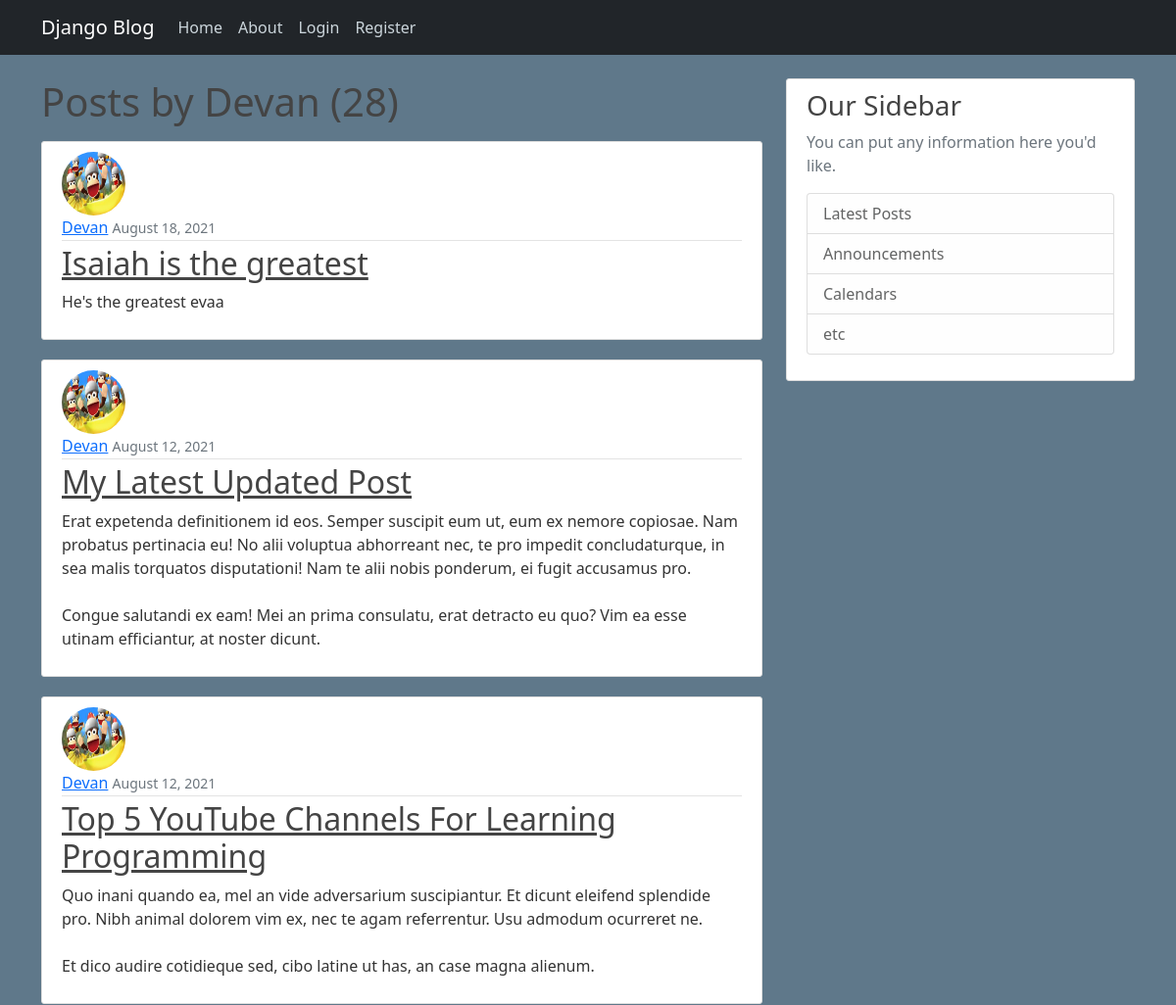
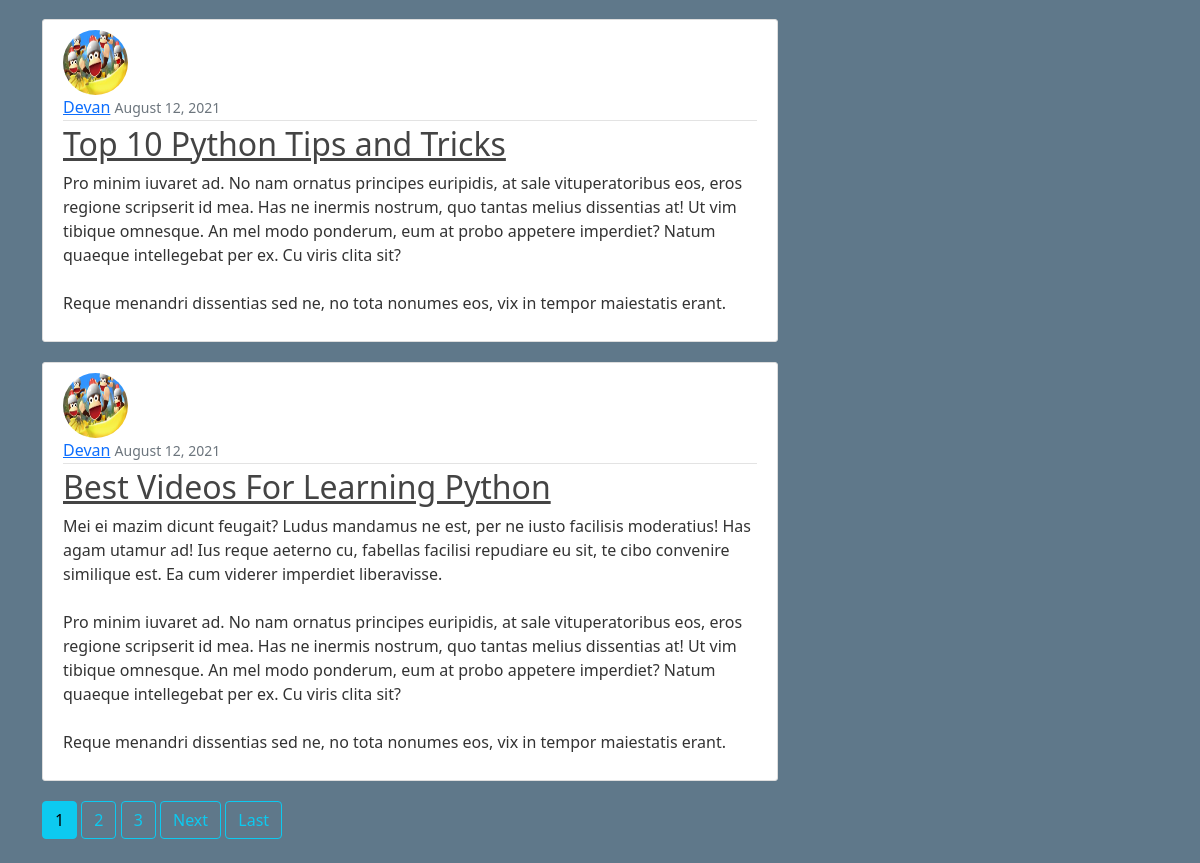
Page /user/Devan on the committed database (2 pictures, top to bottom).
### blog/models.py (models this page shows, shortened)
class Post(models.Model):
	title = models.CharField(max_length=100)        #chrfield =1 line, textfield= multiple
	content = models.TextField()
	date_posted = models.DateTimeField(default=timezone.now)
	author = models.ForeignKey(User, on_delete=models.CASCADE)

### users/models.py (models this page shows, shortened)
class Profile(models.Model):
	user = models.OneToOneField(User, on_delete=models.CASCADE)
	image = models.ImageField(default='default.jpg', upload_to='profile_pics')

### blog/views.py (the view)
# urls.py: path('user/<str:username>', UserPostListView.as_view(), name='user-posts' ),
class UserPostListView(ListView):
	model= Post
	template_name = 'blog/user_posts.html'
	context_object_name = "posts"
	ordering = ['-date_posted']
	paginate_by = 5
	def get_queryset(self):
		user = get_object_or_404(User, username=self.kwargs.get('username'))
		return Post.objects.filter(author=user).order_by('-date_posted')

### blog/templates/Blog/user_posts.html (shortened to what this page needs)
{% extends "blog/base.html" %}
{% block content %}
<h1 class="mb-3">Posts by {{view.kwargs.username }} ({{ page_obj.paginator.count }})</h1>
	{% for post in posts %}
		<article class="media content-section">
			<img class="rounded-circle article-img" src="{{ post.author.profile.image.url }}">
		  <div class="media-body">
		    <div class="article-metadata">
		      <a class="mr-2" href="{% url 'user-posts' post.author.username %}">{{ post.author }}</a>
		      <small class="text-muted">{{ post.date_posted|date:"F d, Y" }}</small>
		    </div>
		    <h2><a class="article-title" href="{% url 'post-detail' post.id %}">{{ post.title }}</a></h2>
		    <p class="article-content">{{ post.content }}</p>
		  </div>
		</article>
	{% endfor %}
	{% if is_paginated %}
		{% for num in page_obj.paginator.page_range  %}
			{% if page_obj.number == num %}
			<a class="btn btn-info mb-4" href="?page={{ num }}">{{ num }}</a>
			{% elif num > page_obj.number|add:'-3' and num < page_obj.number|add:'3' %}
				<a class="btn btn-outline-info mb-4" href="?page={{ num }}">{{ num }}</a>
			{% endif %}
		{% endfor %}
		{% if page_obj.has_next %}
				<a class="btn btn-outline-info mb-4" href="?page={{page_obj.next_page_number}}">Next</a>
				<a class="btn btn-outline-info mb-4" href="?page={{ page_obj.paginator.num_pages }}">Last</a>
		{% endif %}
	{% endif %}
{% endblock content %}

### blog/Static/Blog/main.css (style rules this page uses)
body { background: #fafafa; color: #333333; margin-top: 5rem; }
h1, h2, h3, h4, h5, h6 { color: #444444; }
.bg-steel { background-color: #5f788a; }
.content-section { background: #ffffff; padding: 10px 20px; border: 1px solid #dddddd; border-radius: 3px; margin-bottom: 20px; }
.article-title { color: #444444; }
.article-content { white-space: pre-line; }
.article-img { height: 65px; width: 65px; margin-right: 16px; }
.article-metadata { padding-bottom: 1px; margin-bottom: 4px; border-bottom: 1px solid #e3e3e3 }

### rows in the picture
Post: author.profile.image (placeholder picture), author "Devan", date_posted "August 18, 2021", title "Isaiah is the greatest", content "He's the greatest evaa"
Post: author.profile.image (placeholder picture), author "Devan", date_posted "August 12, 2021", title "My Latest Updated Post", content "Erat expetenda definitionem id eos. Semper suscipit eum ut, eum ex nemore copiosae. Nam probatus pertinacia eu! No alii voluptua abhorreant nec, te pro impedit concludaturque, in sea malis torquatos disputationi! Nam te alii nobis ponderum, ei fugit accusamus pro. Congue salutandi ex eam! Mei an prima consulatu, erat detracto eu quo? Vim ea esse utinam efficiantur, at noster dicunt."
Post: author.profile.image (placeholder picture), author "Devan", date_posted "August 12, 2021", title "Top 5 YouTube Channels For Learning Programming", content "Quo inani quando ea, mel an vide adversarium suscipiantur. Et dicunt eleifend splendide pro. Nibh animal dolorem vim ex, nec te agam referrentur. Usu admodum ocurreret ne. Et dico audire cotidieque sed, cibo latine ut has, an case magna alienum."
Post: author.profile.image (placeholder picture), author "Devan", date_posted "August 12, 2021", title "Top 10 Python Tips and Tricks", content "Pro minim iuvaret ad. No nam ornatus principes euripidis, at sale vituperatoribus eos, eros regione scripserit id mea. Has ne inermis nostrum, quo tantas melius dissentias at! Ut vim tibique omnesque. An mel modo ponderum, eum at probo appetere imperdiet? Natum quaeque intellegebat per ex. Cu viris clita sit? Reque menandri dissentias sed ne, no tota nonumes eos, vix in tempor maiestatis erant."
Post: author.profile.image (placeholder picture), author "Devan", date_posted "August 12, 2021", title "Best Videos For Learning Python", content "Mei ei mazim dicunt feugait? Ludus mandamus ne est, per ne iusto facilisis moderatius! Has agam utamur ad! Ius reque aeterno cu, fabellas facilisi repudiare eu sit, te cibo convenire similique est. Ea cum viderer imperdiet liberavisse. Pro minim iuvaret ad. No nam ornatus principes euripidis, at sale vituperatoribus eos, eros regione scripserit id mea. Has ne inermis nostrum, quo tantas melius dissentias at! Ut vim tibique omnesque. An mel modo ponderum, eum at probo appetere imperdiet? Natum quaeque intellegebat per ex. Cu viris clita sit? Reque menandri dissentias sed ne, no tota nonumes eos, vix in tempor maiestatis erant."

### other values in the picture
{{ view.kwargs.username }} "Devan"
{{ page_obj.paginator.count }} "28"
{{ num }} "1"
{{ num }} "2" "3"
